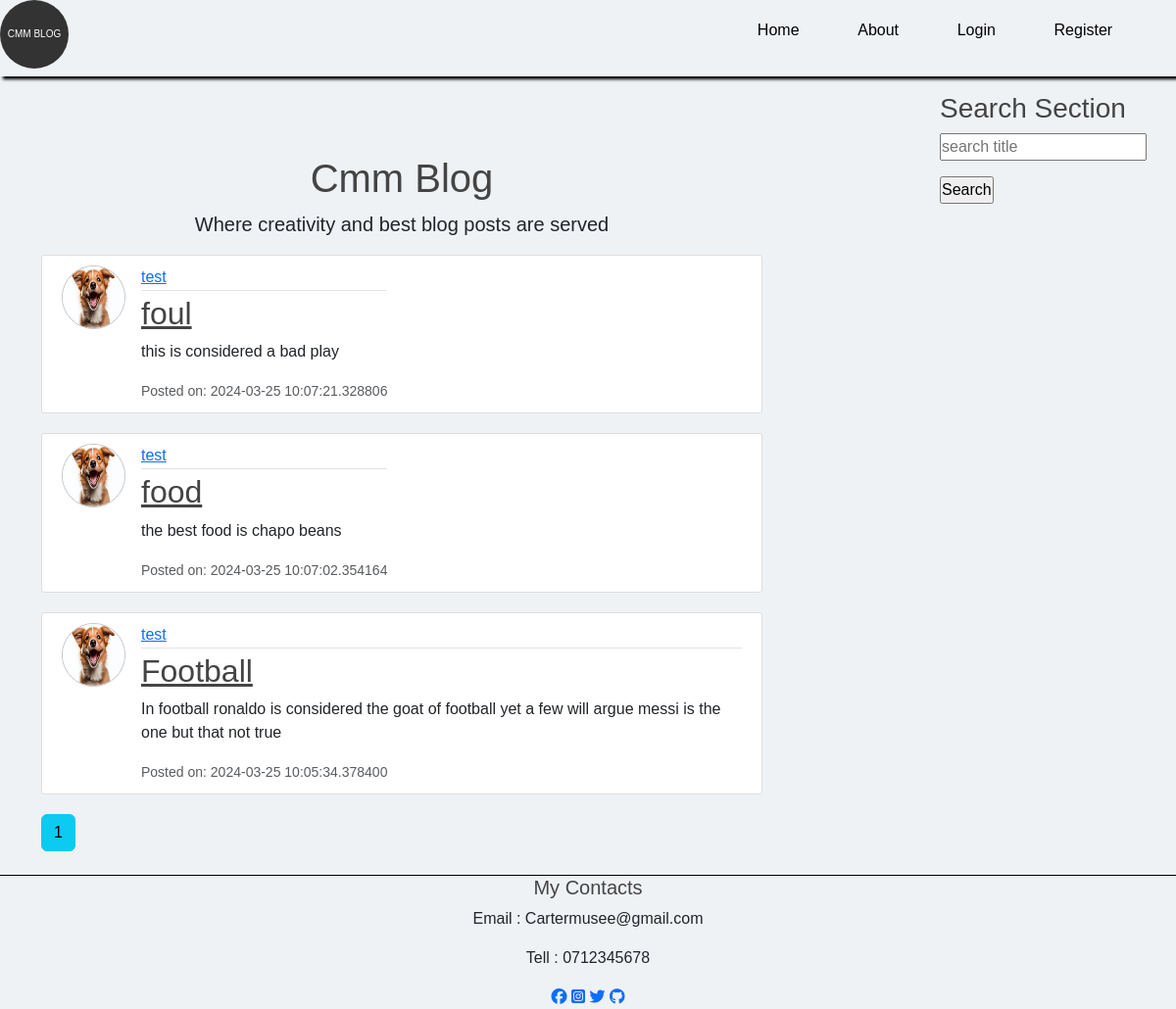
The app's page /home, older data.
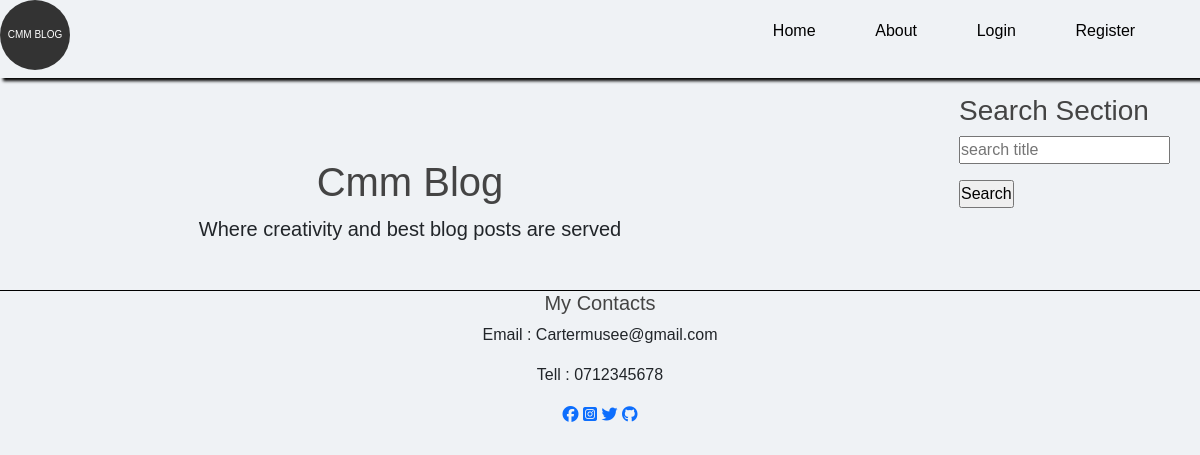
The same page, newer data.
### flaskblog/modules.py (models this page shows, shortened)
class Post(db.Model):
    id = db.Column(db.Integer, primary_key=True)
    title = db.Column(db.String(100), nullable=False)
    date_posted = db.Column(db.DateTime, nullable=False, default=datetime.utcnow)
    content = db.Column(db.Text(2000), nullable=False)
    user_id = db.Column(db.Integer(), db.ForeignKey('user.id'), nullable=False)

class User(db.Model,UserMixin):
    id = db.Column(db.Integer, primary_key=True)
    username = db.Column(db.String(20), unique=True, nullable=False)
    email = db.Column(db.String(120), unique=True, nullable=False)
    image_file = db.Column(db.String(20), nullable=False, default='default.jpg')
    password = db.Column(db.String(60), nullable=False)
    post = db.relationship('Post',backref='author',lazy=True, cascade='all, delete-orphan')

### flaskblog/routes.py (the view)
@app.route("/")
@app.route("/home")
def home():
    form = SearchForm()
    page = request.args.get('page',1,type=int)
    posts=Post.query.order_by(Post.date_posted.desc()).paginate(page=page,per_page=5)
    return render_template("home.html",posts=posts, form=form)

### flaskblog/files.py
class SearchForm(FlaskForm):
    searched = StringField("searched", validators=[DataRequired()])
    submit = SubmitField("Search")

### flaskblog/templates/home.html (shortened to what this page needs)
{% extends "layout.html" %}
{% block body%}
<div class="hm">
  <h1 style="text-align: center;">Cmm Blog</h1>
  <p style="text-align: center; font-size: 20px">Where creativity and best blog posts are served</p>
  {% for post in posts.items %}
  <article class="media content-section">
    <img class="rounded-circle article-img" src="{{ url_for('static', filename='images/' + post.author.image_file) }}">
      <div class="media-body">
        <div class="article-metadata">
          <a class="mr-2" href="{{ url_for('user_posts', username=post.author.username) }}">{{ post.author.username }}</a>
        </div>
        <h2><a class="article-title" href="{{ url_for('post',post_id=post.id) }}">{{ post.title }}</a></h2>
        <p class="article-content">{{ post.content }}</p>
        <small class="text-muted">Posted on: {{ post.date_posted }}</small>
      </div>
    </article>
  {% endfor%}
  {% for page_num in posts.iter_pages(left_edge=1,right_edge=1,left_current=2,right_current=2)%}
    {% if page_num %}
      {% if posts.page == page_num %}
        <a class="btn btn-info mb-4" href="{{ url_for('home', page=page_num) }}">{{ page_num }}</a>
      {% else %}
        <a class="btn btn-info mb-4" href="{{ url_for('home', page=page_num) }}">{{ page_num }}</a>
      {%endif%}
    {% else %}
      ...
    {% endif %}
  {% endfor %}
</div>
<div class="search">
        <div class="search-section">
          <h3>Search Section</h3>
          <form action="{{url_for('search')}}" method="POST">
            <p>
              {{ form.searched(placeholder="search title") }}
            </p>
            <p>{{ form.submit }}</p>
          </form>
        </div>
</div>
{% endblock %}

### flaskblog/templates/layout.html (shortened to what this page needs)
<!DOCTYPE html>
<html lang="en">
  <head>
        <link href="https://cdn.jsdelivr.net/npm/bootstrap@5.3.2/dist/css/bootstrap.min.css" rel="stylesheet">
        <link rel="stylesheet" href="{{ url_for('static',filename='main.css') }}">
  </head>
  <body>
    <nav class="navigation">
      <h1 class="logo"><a class="navbar-brand mr-4" href="/">CMM Blog</a></h1>
      <ul class="menu-items">
          <li><a class="nav-item nav-link" href="{{url_for('home') }}">Home</a></li>
          <li><a class="nav-item nav-link" href="{{ url_for('about') }}">About</a></li>
          {% if current_user.is_authenticated %}
          <li><a class="nav-item nav-link" href="{{ url_for('new_post') }}">Add Post </a></li>
          <li><a class="nav-item nav-link" href="{{ url_for('account') }}">Acount</a></li>
          <li><a class="nav-item nav-link" href="{{ url_for('logout') }}">Logout</a></li>
          {%else%}
          <li><a class="nav-item nav-link" href="{{ url_for('login') }}">Login</a></li>
          <li><a class="nav-item nav-link" href="{{ url_for('register') }}">Register</a></li>
          {% endif %}
      </ul>
    </nav>
    <main role="main" class="container">
          <div class="row">
            <div class="col-md-8">
              {% block body %}{% endblock %}
            </div>
          </div>
    </main>
    <footer class="footer">
          <div class="info">
              <h5>My Contacts</h5>
              <div>
                  <div>
                      <p>Email : Cartermusee@gmail.com</p>
                      <p>Tell : 0712345678</p>
                      <a href="#"><i class="fab fa-facebook"></i></a>
                      <a href="https://instagram.com/carter_macilah?igshid=OGQ5ZDc2ODk2ZA=="><i class="fab fa-instagram-square"></i></a>
                      <a href="https://x.com/Macilah2?t=yFBR9zdfwx2ssBRUV-ztJg&s=09<"><i class="fab fa-twitter"></i></a>
                      <a href="https://github.com/cartermusee/landing_page<"><i class="fab fa-github"></i></a>
                  </div>
              </div>
          </div>
    </footer>
  </body>
</html>

### flaskblog/static/main.css (style rules this page uses)
* { margin: 0; padding: 0; box-sizing: border-box; font-family: sans-serif; }
body { background: rgb(239, 242, 245); }
.navigation { color: black; display: flex; justify-content: space-between; align-items: center; margin-bottom: 1rem; position: sticky; top: 0; z-index: 1; box-shadow: 3px 3px 3px; padding-right: 15px; background: rgb(239, 242, 245); }
.logo { width: 70px; height: 70px; display: flex; justify-content: center; align-items: center; border-radius: 50%; background: #333; color: white; }
.logo a { font-size: 10px; text-decoration: none; position: relative; text-transform: uppercase; }
.menu-items { padding-right: 20px; width: 40%; display: flex; justify-content: space-around; }
ul li { list-style: none; display: inline-block; margin: 10px; }
ul li a { text-decoration: none; font-size: 30px; position: relative; color: blueviolet; }
li a::after { content: ""; width: 0; height: 3px; background: hsla(249, 96%, 27%, 0.833); position: absolute; display: block; transition: 0.5s; }
h1, h2, h3, h4, h5, h6 { color: #444444; }
.container { display: flex; flex-wrap: wrap; justify-content: space-between; flex-direction: column; position: relative; }
.search { position: absolute; top: 0; right: 0; }
.footer { border-top: 1px solid black; padding: 0 20px; }
.info { width: 70%; margin:0 auto; text-align: center; }

Row changes from the older to the newer data that the page shows:
removed Post: image_file (placeholder picture), author.username "test", title "foul", content "this is considered a bad play", date_posted "2024-03-25 10:07:21.328806"
removed Post: image_file (placeholder picture), author.username "test", title "food", content "the best food is chapo beans", date_posted "2024-03-25 10:07:02.354164"
removed Post: image_file (placeholder picture), author.username "test", title "Football", content "In football ronaldo is considered the goat of football yet a few will argue messi is the one but that not true", date_posted "2024-03-25 10:05:34.378400"
Text that changed along with them:
list line gone: "1"
